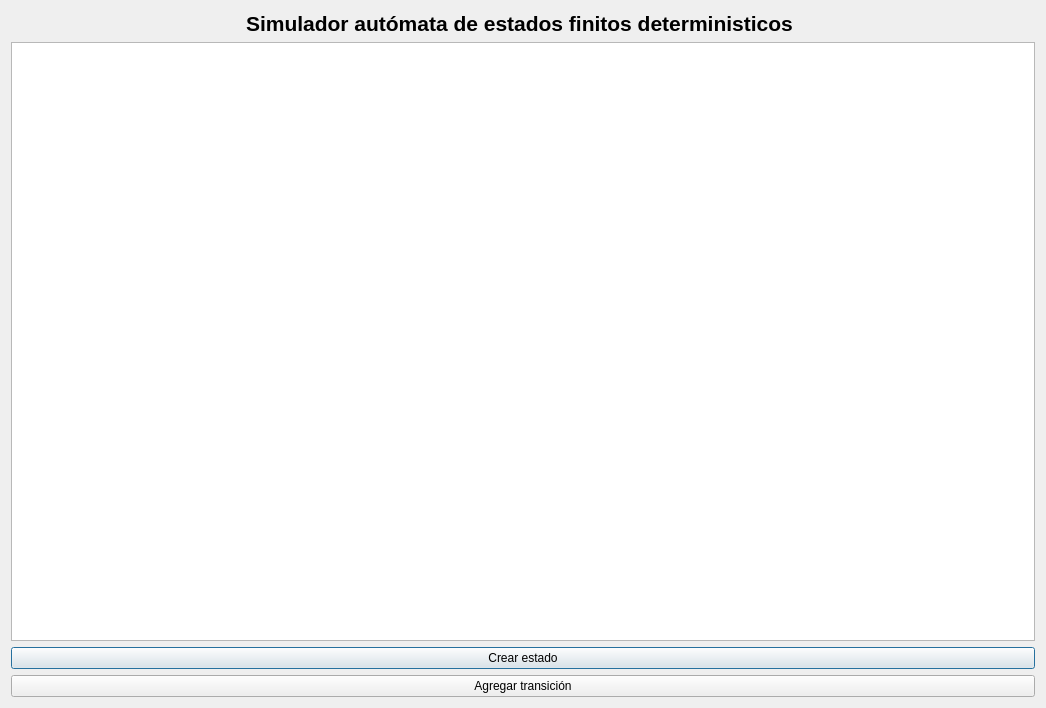
<?xml version="1.0" encoding="UTF-8"?>
<ui version="4.0">
 <class>vAEFD</class>
 <widget class="QDialog" name="vAEFD">
  <property name="geometry">
   <rect>
    <x>0</x>
    <y>0</y>
    <width>1046</width>
    <height>708</height>
   </rect>
  </property>
  <property name="windowTitle">
   <string>Dialog</string>
  </property>
  <layout class="QVBoxLayout" name="verticalLayout_2">
   <item>
    <layout class="QVBoxLayout" name="verticalLayout">
     <item alignment="Qt::AlignHCenter">
      <widget class="QLabel" name="label">
       <property name="font">
        <font>
         <pointsize>16</pointsize>
         <weight>75</weight>
         <bold>true</bold>
        </font>
       </property>
       <property name="text">
        <string>Simulador autómata de estados finitos deterministicos </string>
       </property>
      </widget>
     </item>
     <item>
      <widget class="QGraphicsView" name="vista"/>
     </item>
     <item>
      <widget class="QPushButton" name="BtnCrearEstado">
       <property name="text">
        <string>Crear estado</string>
       </property>
      </widget>
     </item>
     <item>
      <widget class="QPushButton" name="BtnAgregarTransicion">
       <property name="text">
        <string>Agregar transición</string>
       </property>
      </widget>
     </item>
    </layout>
   </item>
  </layout>
 </widget>
 <resources/>
 <connections/>
</ui>
